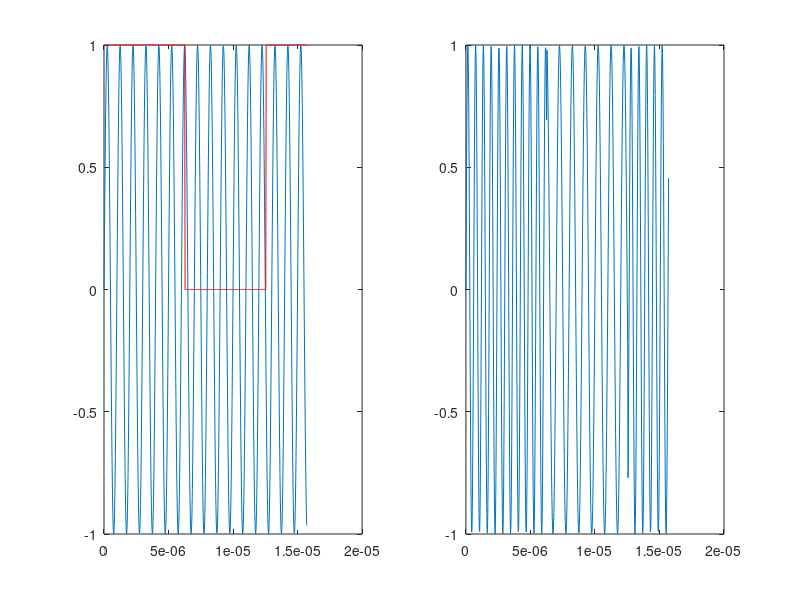

Write the MATLAB code that produced this figure.
clc
clear all
close all

f = 10^6;
m = 1-17/50;
t = 0:pi/(100*f):5*pi/f;

y = sin(2*pi*f*t);
y1 = (square(f*t/2)+1)/2;

subplot(1,2,1);
plot(t,y);
hold on;
plot(t,y1,'r');

subplot(1,2,2);
y2 = sin(2*pi*f.*(1+m*y1).*t);
plot(t,y2);

